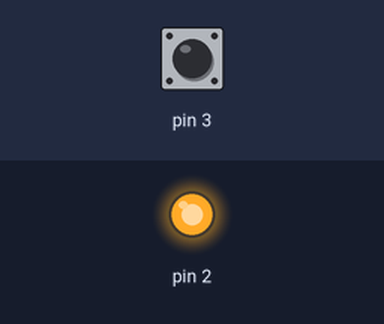
Simulated run of this sketch. Board: Arduino Uno, built with avr-gcc and run on an emulated ATmega328P. On the bench: output pins drawn as LEDs (lit = HIGH). The inputs (shaded band) are chosen by the test bench; at power-on: pin 3 HIGH.

Above: at 1.2 s.
1.3 s: pin 3 pulled LOW for 0.15 s
At 1.37 s:
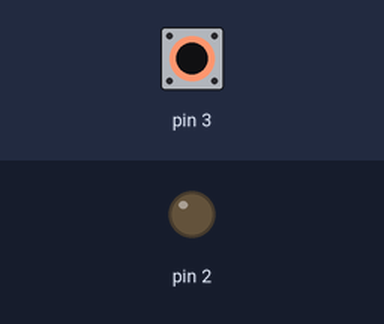
2.9 s: pin 3 pulled LOW for 3.2 s
At 7.6 s:
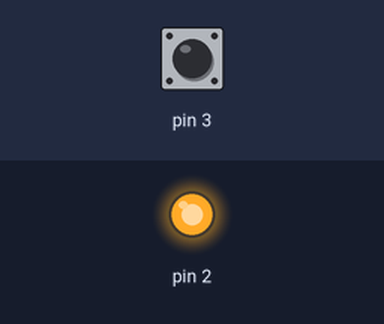
Timing chart, 0 to 9.1 s (numbered marks = the images above; inputs shaded):
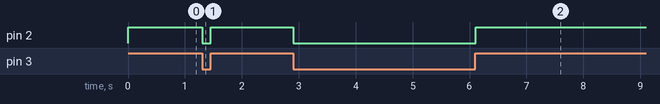

The sketch:

blink_with_button_feb07c.ino
```cpp
void setup() {
  // put your setup code here, to run once:
  pinMode(2,OUTPUT);
  pinMode(3,INPUT_PULLUP);
}

void loop() {
  // put your main code here, to run repeatedly:
  //HIGH,LOW
  int button = digitalRead(3);
  digitalWrite(2,button);
  delay(10);
}
```

Measured:
- after the input at 1.3 s, pin 2: HIGH → LOW at once, → HIGH 0.15 s later
- after the input at 2.9 s, pin 2: HIGH → LOW at once, → HIGH 3.2 s later
